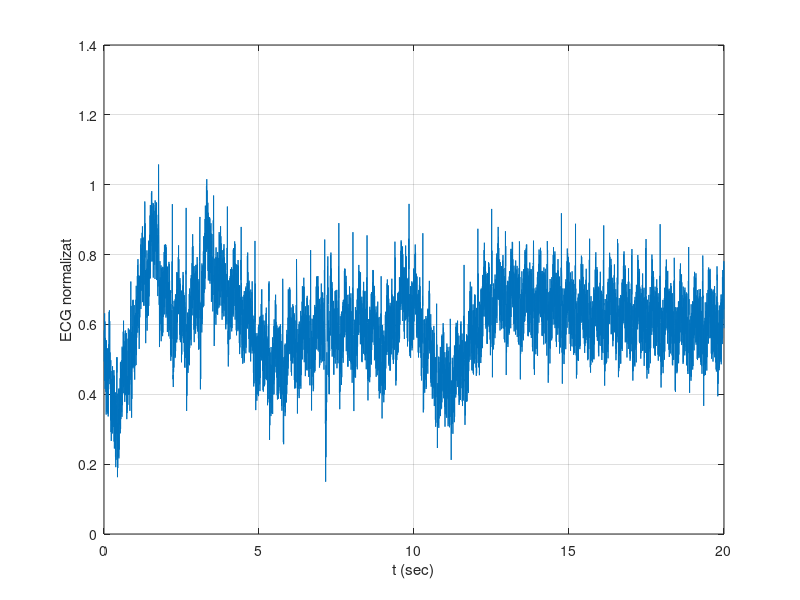
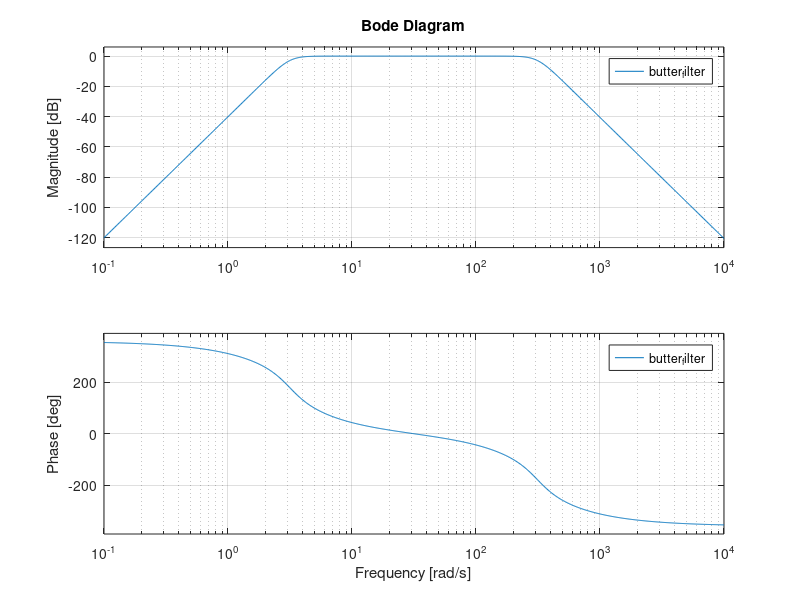
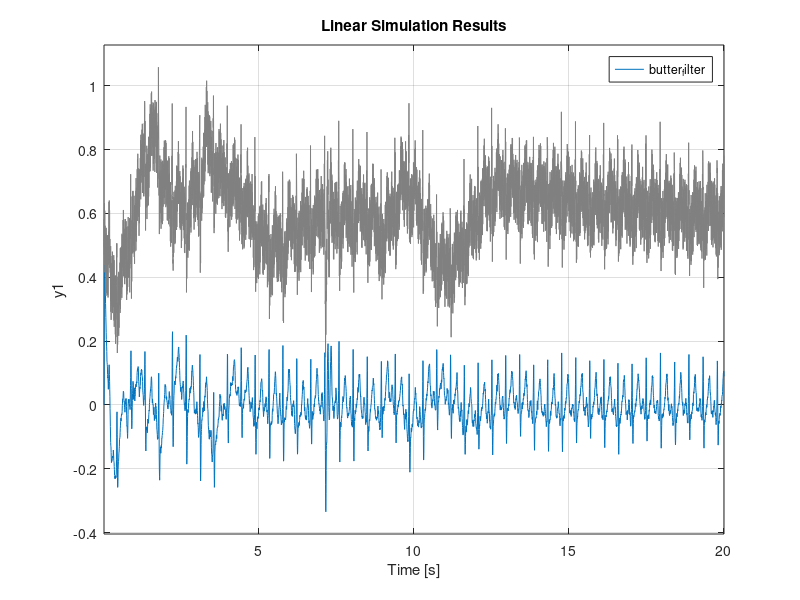

MATLAB code to generate these figures, in order:
close all
clear all
fileID=fopen("ECGdata.txt", 'r');
A=fscanf(fileID, '%f %f', [2, Inf]);
fclose(fileID)
timp=A(1,:);
necg=A(2,:);

figure, plot(timp, necg), grid on
xlabel('t (sec)'), ylabel('ECG normalizat')

[num, den]=butter(4, [0.5*2*pi 50*2*pi], 'bandpass', 's');
butter_filter=tf(num,den);

figure, bode(butter_filter), grid on

figure, lsim(butter_filter, necg, timp), grid on